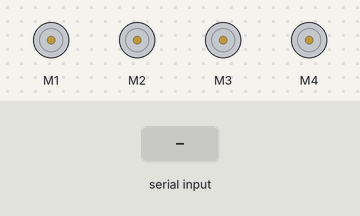
Bench run of a sketch on a simulated Arduino Uno, built with avr-gcc and run on an emulated ATmega328P. Parts: 4 × DC motor (green arrow = forward, orange = backward, longer = faster). The inputs (shaded band) are chosen by the test bench.

Above: at 1.2 s.
1.3 s: "R" received over Serial
At 1.6 s:
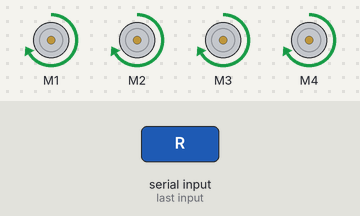
2.8 s: "L" received over Serial
At 3.9 s:
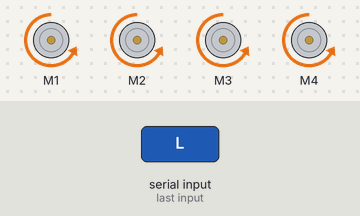
4.3 s: "B" received over Serial
At 5.0 s:
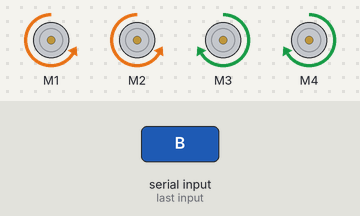
5.8 s: "F" received over Serial
At 6.2 s:
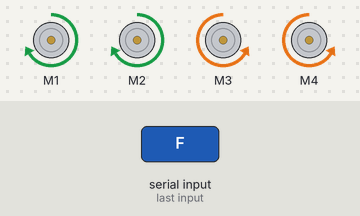
7.3 s: "0" received over Serial
At 8.5 s:
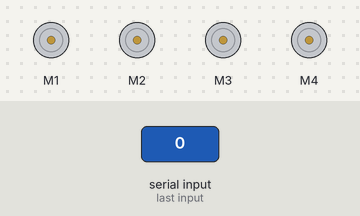
Timing chart, 0 to 9.8 s (numbered marks = the images above; inputs shaded):
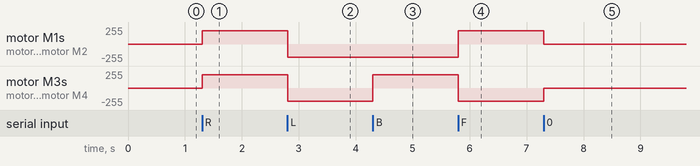

The sketch:

BLUETOOTH.ino
```cpp
#include <AFMotor.h>

//initial motors pin
AF_DCMotor motor1(1, MOTOR12_1KHZ);
AF_DCMotor motor2(2, MOTOR12_1KHZ);
AF_DCMotor motor3(3, MOTOR34_1KHZ);
AF_DCMotor motor4(4, MOTOR34_1KHZ);
int vSpeed=200;

char command;

void setup()
{
  Serial.begin(9600);  //Set the baud rate to your Bluetooth module.
}

void loop() {

  if (Serial.available() > 0) {
    command = Serial.read();
    Stop(); //initialize with motors stoped
    //Change pin mode only if new command is different from previous.
    //Serial.println(command);
    switch (command) {
      case 'R':
        forward();
        break;
      case 'L':
        back();
        break;
      case 'B': //atrás
        left();
        break;
      case 'F': //adelante
        right();
        break;

       case '0':
        vSpeed=0;
        break;
      case '1':
        vSpeed=100;
        break;
      case '2': //atrás
        vSpeed=180;
        break;
      case '3': //adelante
        vSpeed=200;
        break;
      case '4': //adelante
        vSpeed=255;
        break;
    }
  }
}

void forward()
{
  motor1.setSpeed(vSpeed); //Define maximum velocity
  motor1.run(FORWARD); //rotate the motor clockwise
  motor2.setSpeed(vSpeed); //Define maximum velocity
  motor2.run(FORWARD); //rotate the motor clockwise
  motor3.setSpeed(vSpeed);//Define maximum velocity
  motor3.run(FORWARD); //rotate the motor clockwise
  motor4.setSpeed(vSpeed);//Define maximum velocity
  motor4.run(FORWARD); //rotate the motor clockwise
}

void back()
{

  motor1.setSpeed(vSpeed); //Define maximum velocity
  motor1.run(BACKWARD); //rotate the motor anti-clockwise
  motor2.setSpeed(vSpeed); //Define maximum velocity
  motor2.run(BACKWARD); //rotate the motor anti-clockwise
  motor3.setSpeed(vSpeed); //Define maximum velocity
  motor3.run(BACKWARD); //rotate the motor anti-clockwise
  motor4.setSpeed(vSpeed); //Define maximum velocity
  motor4.run(BACKWARD); //rotate the motor anti-clockwise
}

void left()
{
  motor1.setSpeed(vSpeed); //Define maximum velocity
  motor1.run(BACKWARD); //rotate the motor anti-clockwise
  motor2.setSpeed(vSpeed); //Define maximum velocity
  motor2.run(BACKWARD); //rotate the motor anti-clockwise
  motor3.setSpeed(vSpeed); //Define maximum velocity
  motor3.run(FORWARD);  //rotate the motor clockwise
  motor4.setSpeed(vSpeed); //Define maximum velocity
  motor4.run(FORWARD);  //rotate the motor clockwise
}

void right()
{
  motor1.setSpeed(vSpeed); //Define maximum velocity
  motor1.run(FORWARD); //rotate the motor clockwise
  motor2.setSpeed(vSpeed); //Define maximum velocity
  motor2.run(FORWARD); //rotate the motor clockwise
  motor3.setSpeed(vSpeed); //Define maximum velocity
  motor3.run(BACKWARD); //rotate the motor anti-clockwise
  motor4.setSpeed(vSpeed); //Define maximum velocity
  motor4.run(BACKWARD); //rotate the motor anti-clockwise
}

void Stop()
{
  motor1.setSpeed(0); //Define minimum velocity
  motor1.run(RELEASE); //stop the motor when release the button
  motor2.setSpeed(0); //Define minimum velocity
  motor2.run(RELEASE); //rotate the motor clockwise
  motor3.setSpeed(0); //Define minimum velocity
  motor3.run(RELEASE); //stop the motor when release the button
  motor4.setSpeed(0); //Define minimum velocity
  motor4.run(RELEASE); //stop the motor when release the button
}


/////////////////////////////////////////////////////////////////////////////////////////////////////////////////////////////////////////////////
////////////////////////////////////////////////////////////////////////////////////////////////////////////////////////////////////////////////
////////////////////////////////////////////////////////////////////////////////////////////////////////////////////////////////////////////////
```

Measured:
- after the input at 1.3 s, motor M1–4: stopped → forward 200/255 at once
- after the input at 2.8 s, motor M1–4: forward 200/255 → backward 200/255 at once
- after the input at 4.3 s, motor M3, motor M4: backward 200/255 → forward 200/255 at once
- after the input at 5.8 s, motor M1, motor M2: backward 200/255 → forward 200/255 at once; motor M3, motor M4: forward 200/255 → backward 200/255 at once
- after the input at 7.3 s, motor M1, motor M2: forward 200/255 → stopped at once; motor M3, motor M4: backward 200/255 → stopped at once
